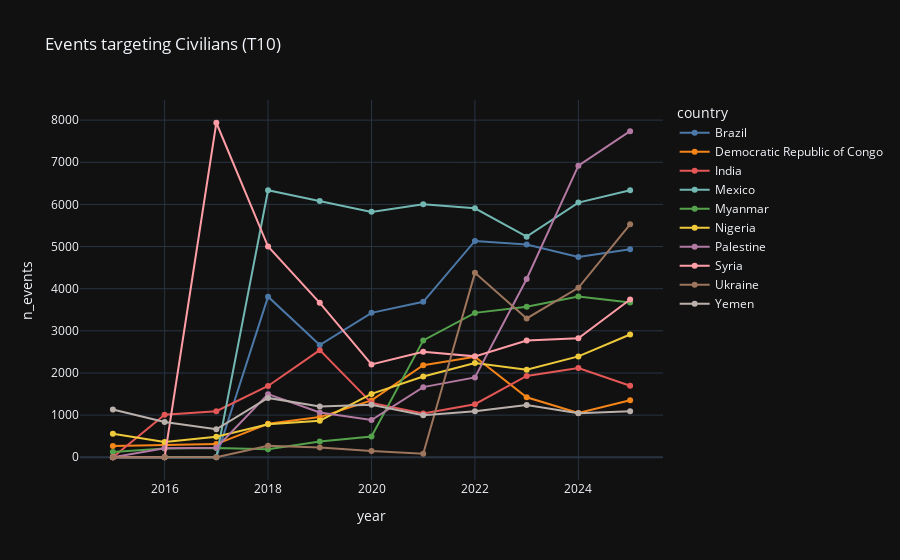

Source (notebook cell):
### Code cell
events_cty_year = (
    df_ct.groupby(["country","year"]).size()     
      .unstack(fill_value=0)                   
      .stack()                                
      .reset_index(name="n_events")           
)

top = (
    events_cty_year.groupby('country')['n_events']
    .sum()
    .nlargest(10)
    .index
)

plot_df = events_cty_year[events_cty_year['country'].isin(top)]

fig = px.line(
    plot_df,
    x="year",
    y="n_events",
    color="country",
    markers=True,
    title="Events targeting Civilians (T10)",
    template='plotly_dark',
    color_discrete_sequence=px.colors.qualitative.T10
)

fig.show()

### Figure 1 — Plotly figure (JSON) as saved in the notebook; plotly's stock layout.template omitted (floating-point values rounded to 4 significant figures)
{"data": [{"hovertemplate": "country=Brazil<br>year=%{x}<br>n_events=%{y}<extra></extra>", "legendgroup": "Brazil", "line": {"color": "#4C78A8", "dash": "solid"}, "marker": {"symbol": "circle"}, "mode": "lines+markers", "name": "Brazil", "orientation": "v", "showlegend": true, "type": "scatter", "x": [2015, 2016, 2017, 2018, 2019, 2020, 2021, 2022, 2023, 2024, 2025], "xaxis": "x", "y": [0, 0, 0, 3811, 2662, 3427, 3688, 5134, 5049, 4750, 4938], "yaxis": "y"}, {"hovertemplate": "country=Democratic Republic of Congo<br>year=%{x}<br>n_events=%{y}<extra></extra>", "legendgroup": "Democratic Republic of Congo", "line": {"color": "#F58518", "dash": "solid"}, "marker": {"symbol": "circle"}, "mode": "lines+markers", "name": "Democratic Republic of Congo", "orientation": "v", "showlegend": true, "type": "scatter", "x": [2015, 2016, 2017, 2018, 2019, 2020, 2021, 2022, 2023, 2024, 2025], "xaxis": "x", "y": [265, 283, 313, 794, 953, 1348, 2183, 2385, 1422, 1053, 1351], "yaxis": "y"}, {"hovertemplate": "country=India<br>year=%{x}<br>n_events=%{y}<extra></extra>", "legendgroup": "India", "line": {"color": "#E45756", "dash": "solid"}, "marker": {"symbol": "circle"}, "mode": "lines+markers", "name": "India", "orientation": "v", "showlegend": true, "type": "scatter", "x": [2015, 2016, 2017, 2018, 2019, 2020, 2021, 2022, 2023, 2024, 2025], "xaxis": "x", "y": [0, 1007, 1094, 1691, 2542, 1289, 1040, 1258, 1930, 2118, 1698], "yaxis": "y"}, {"hovertemplate": "country=Mexico<br>year=%{x}<br>n_events=%{y}<extra></extra>", "legendgroup": "Mexico", "line": {"color": "#72B7B2", "dash": "solid"}, "marker": {"symbol": "circle"}, "mode": "lines+markers", "name": "Mexico", "orientation": "v", "showlegend": true, "type": "scatter", "x": [2015, 2016, 2017, 2018, 2019, 2020, 2021, 2022, 2023, 2024, 2025], "xaxis": "x", "y": [0, 0, 0, 6335, 6081, 5823, 6004, 5908, 5234, 6043, 6334], "yaxis": "y"}, {"hovertemplate": "country=Myanmar<br>year=%{x}<br>n_events=%{y}<extra></extra>", "legendgroup": "Myanmar", "line": {"color": "#54A24B", "dash": "solid"}, "marker": {"symbol": "circle"}, "mode": "lines+markers", "name": "Myanmar", "orientation": "v", "showlegend": true, "type": "scatter", "x": [2015, 2016, 2017, 2018, 2019, 2020, 2021, 2022, 2023, 2024, 2025], "xaxis": "x", "y": [126, 205, 222, 192, 374, 492, 2773, 3426, 3570, 3814, 3672], "yaxis": "y"}, {"hovertemplate": "country=Nigeria<br>year=%{x}<br>n_events=%{y}<extra></extra>", "legendgroup": "Nigeria", "line": {"color": "#EECA3B", "dash": "solid"}, "marker": {"symbol": "circle"}, "mode": "lines+markers", "name": "Nigeria", "orientation": "v", "showlegend": true, "type": "scatter", "x": [2015, 2016, 2017, 2018, 2019, 2020, 2021, 2022, 2023, 2024, 2025], "xaxis": "x", "y": [560, 362, 487, 784, 867, 1503, 1918, 2236, 2075, 2393, 2913], "yaxis": "y"}, {"hovertemplate": "country=Palestine<br>year=%{x}<br>n_events=%{y}<extra></extra>", "legendgroup": "Palestine", "line": {"color": "#B279A2", "dash": "solid"}, "marker": {"symbol": "circle"}, "mode": "lines+markers", "name": "Palestine", "orientation": "v", "showlegend": true, "type": "scatter", "x": [2015, 2016, 2017, 2018, 2019, 2020, 2021, 2022, 2023, 2024, 2025], "xaxis": "x", "y": [0, 216, 225, 1497, 1061, 884, 1664, 1895, 4230, 6919, 7738], "yaxis": "y"}, {"hovertemplate": "country=Syria<br>year=%{x}<br>n_events=%{y}<extra></extra>", "legendgroup": "Syria", "line": {"color": "#FF9DA6", "dash": "solid"}, "marker": {"symbol": "circle"}, "mode": "lines+markers", "name": "Syria", "orientation": "v", "showlegend": true, "type": "scatter", "x": [2015, 2016, 2017, 2018, 2019, 2020, 2021, 2022, 2023, 2024, 2025], "xaxis": "x", "y": [0, 0, 7938, 5000, 3664, 2204, 2501, 2394, 2769, 2822, 3743], "yaxis": "y"}, {"hovertemplate": "country=Ukraine<br>year=%{x}<br>n_events=%{y}<extra></extra>", "legendgroup": "Ukraine", "line": {"color": "#9D755D", "dash": "solid"}, "marker": {"symbol": "circle"}, "mode": "lines+markers", "name": "Ukraine", "orientation": "v", "showlegend": true, "type": "scatter", "x": [2015, 2016, 2017, 2018, 2019, 2020, 2021, 2022, 2023, 2024, 2025], "xaxis": "x", "y": [0, 0, 0, 273, 231, 151, 85, 4376, 3294, 4022, 5529], "yaxis": "y"}, {"hovertemplate": "country=Yemen<br>year=%{x}<br>n_events=%{y}<extra></extra>", "legendgroup": "Yemen", "line": {"color": "#BAB0AC", "dash": "solid"}, "marker": {"symbol": "circle"}, "mode": "lines+markers", "name": "Yemen", "orientation": "v", "showlegend": true, "type": "scatter", "x": [2015, 2016, 2017, 2018, 2019, 2020, 2021, 2022, 2023, 2024, 2025], "xaxis": "x", "y": [1134, 836, 663, 1408, 1202, 1243, 995, 1092, 1239, 1046, 1091], "yaxis": "y"}], "layout": {"legend": {"title": {"text": "country"}, "tracegroupgap": 0}, "title": {"text": "Events targeting Civilians (T10)"}, "xaxis": {"anchor": "y", "domain": [0, 1], "title": {"text": "year"}}, "yaxis": {"anchor": "x", "domain": [0, 1], "title": {"text": "n_events"}}}}
